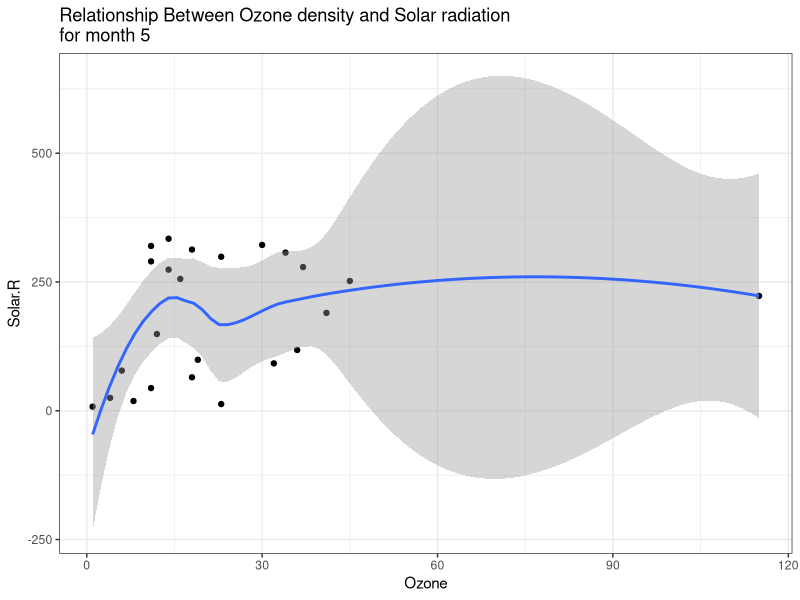
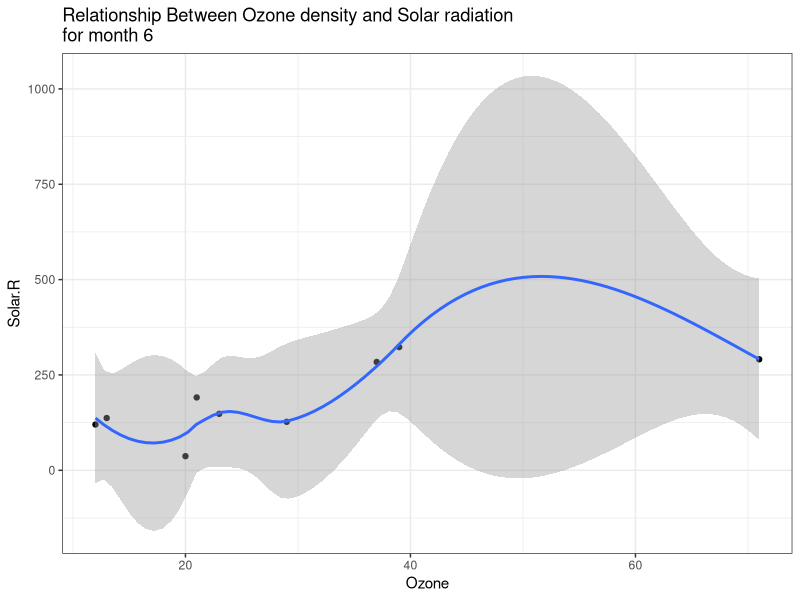
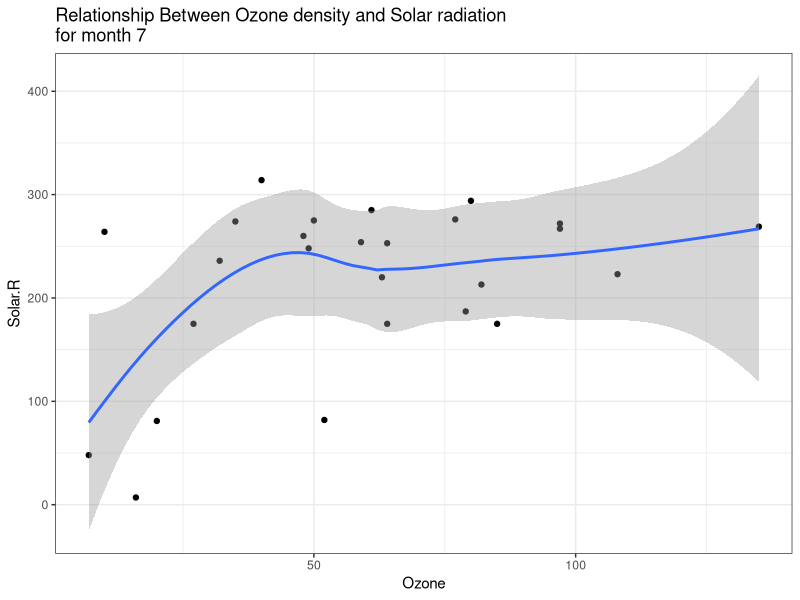
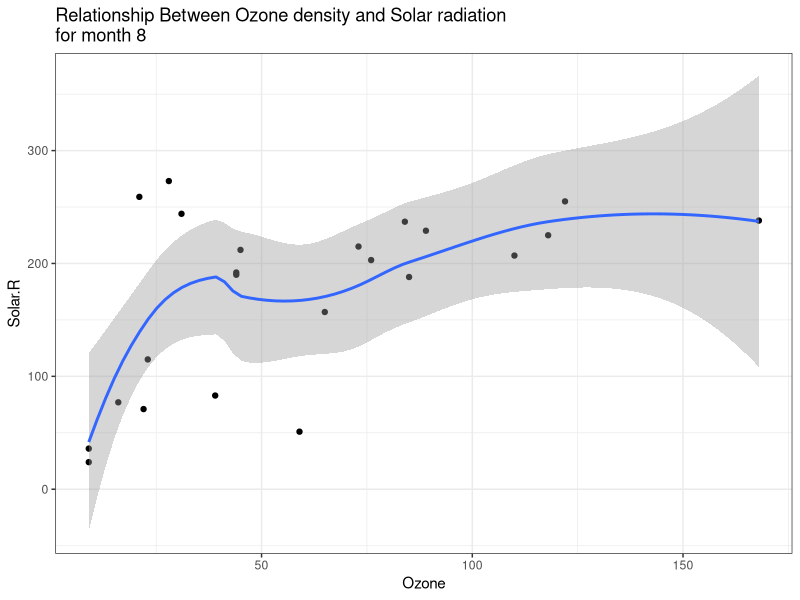
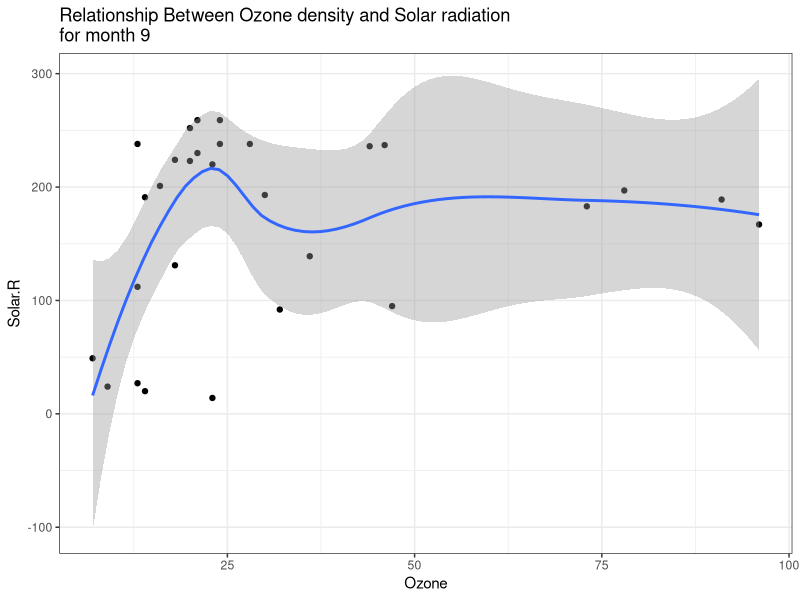
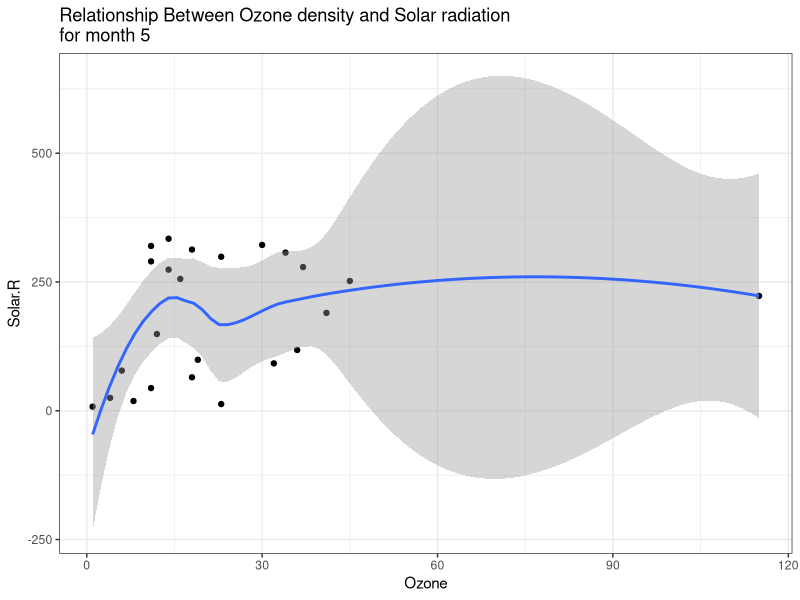
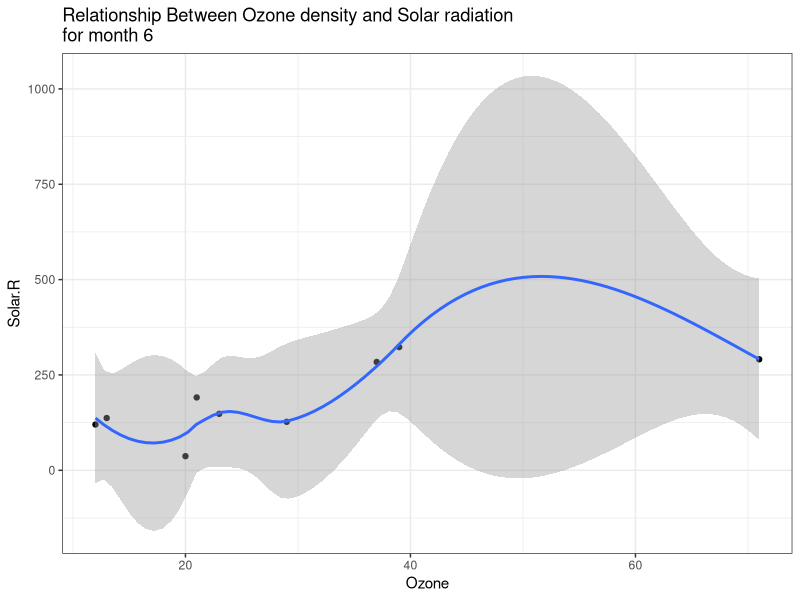
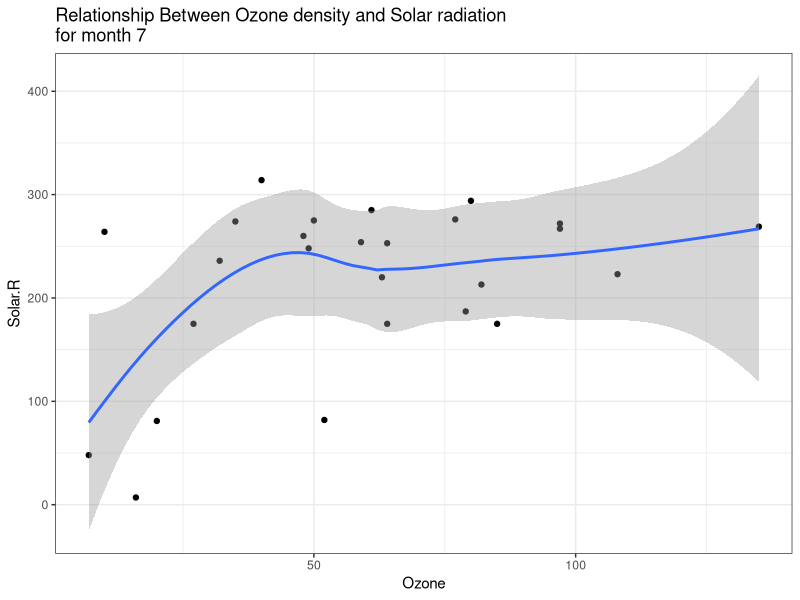

Source code (R) for these figures, in order:
## ---- chunk 1
knitr::opts_chunk$set(echo = TRUE)
library(tidyverse)
library(here)
library(purrr)
## ---- chunk 2
set.seed(123) # Set random number generation

m <- lm(mpg ~ hp + cyl + drat, mtcars)

l <- list(a = list(m = matrix(1:12, ncol = 3),
              	   v = 1:7),
          b = data.frame(student = 1:15,
                         score = rnorm(15, 100, 10)))

summary(m)
## ---- chunk 3
tol <- m[["qr"]]["tol"]
tol
## ---- chunk 4
str(m)
term_labels <- attr(m[["terms"]], "term.labels")
term_labels

## ---- chunk 5
m1 <- l$a$m
m1
m2 <- l[[1]][1]
m2
## ---- chunk 6
l$a$m[, 3]
## ---- chunk 7
l$b[7, "score"]
## ---- chunk 8
aq <- (airquality)
by_month <- split(aq, aq$Month)
str(by_month)
## ---- chunk 9
months <- rep(NA, length(by_month))
months
for (i in seq_along(months)) {
  months[i] <- mean(by_month[[i]]$Ozone, na.rm = TRUE)
}
months
## ---- chunk 10
lapply(by_month, function(x) mean(x$Ozone, na.rm=TRUE))

sapply(by_month, function(x) mean(x$Ozone, na.rm = TRUE), simplify = TRUE)

#need to output list? 
vapply(by_month, function(x) mean(x$Ozone, na.rm = TRUE), FUN.VALUE = double(1))
## ---- chunk 11
#lapply ggplot to Ozone and Solar.R columns for each name
q6plots<- lapply(names(by_month), function(x) {
          ggplot(by_month[[x]], aes(Ozone, Solar.R)) +
            geom_point() +
            geom_smooth() +
            ggtitle(paste("Relationship Between Ozone density and Solar radiation \nfor month", names(by_month[x]))) +
            theme_bw()
 }
  )
q6plots

## ---- chunk 12
#Directory specification
plots <- here::here("q6plots", paste0("month", names(by_month), ".png"))
plots

#Save to file
for (i in seq_along(q6plots)) {
  ggsave(plots[i],
         q6plots[[i]],
         device = "png",
         width = 6.5,
         height = 8)
}
